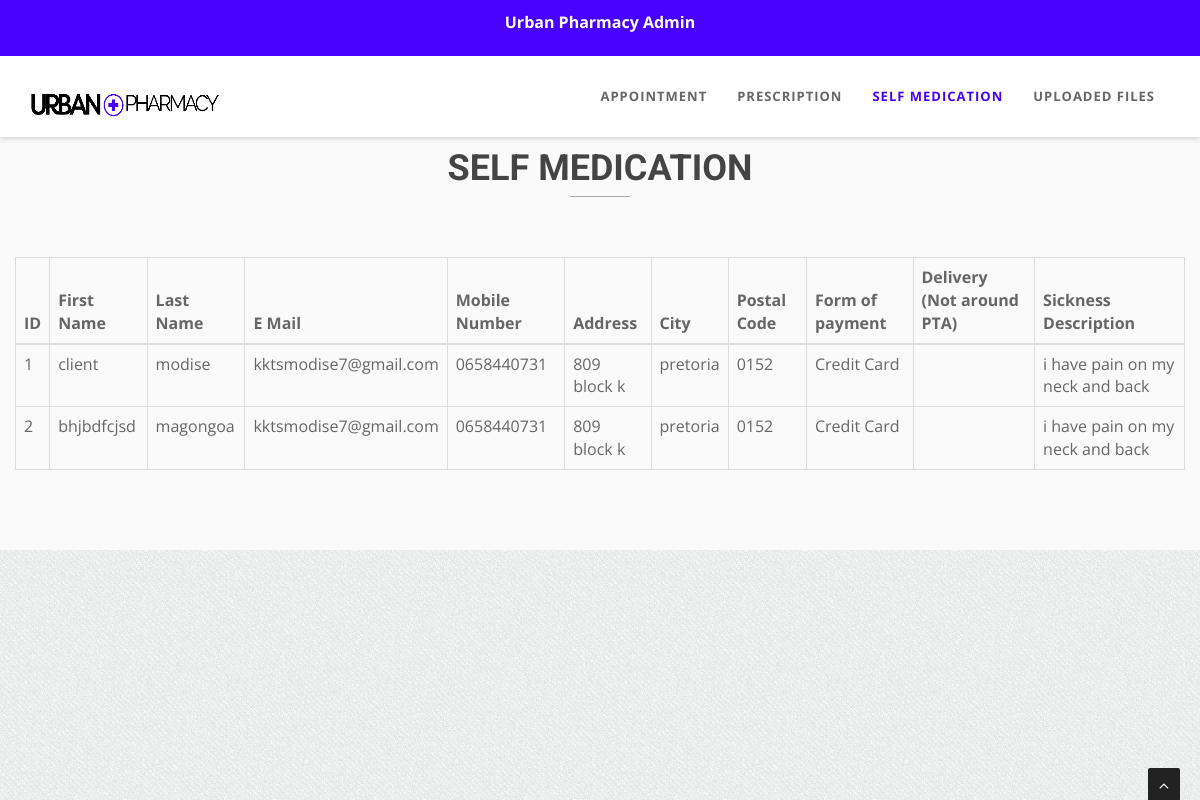
The app's page /admin_self.php with its own data.
### tables this page shows
CREATE TABLE `self` (
  `id` int(11) NOT NULL,
  `name` varchar(50) NOT NULL,
  `surname` varchar(50) NOT NULL,
  `email` varchar(30) NOT NULL,
  `phone` varchar(10) NOT NULL,
  `stName_No` varchar(255) NOT NULL,
  `city` varchar(50) NOT NULL,
  `psCode` varchar(4) NOT NULL,
  `formOfPayment` varchar(50) NOT NULL,
  `delivery` varchar(3) NOT NULL,
  `selfMed` varchar(255) NOT NULL
);

### admin_self.php (the view, shortened to what this page needs)
<?php
    $host='localhost';
    $username='root';
    $password='';
    $dbname = "test";
    $conn=mysqli_connect($host,$username,$password,"$dbname");
?>
<!DOCTYPE php>
<php lang="en">
<head>
    <link href="css/bootstrap.min.css" rel="stylesheet" type="text/css">
    <link href="font-awesome/css/font-awesome.min.css" rel="stylesheet" type="text/css" />
	<link rel="stylesheet" type="text/css" href="plugins/cubeportfolio/css/cubeportfolio.min.css">
	<link href="css/nivo-lightbox.css" rel="stylesheet" />
	<link href="css/nivo-lightbox-theme/default/default.css" rel="stylesheet" type="text/css" />
	<link href="css/owl.carousel.css" rel="stylesheet" media="screen" />
    <link href="css/owl.theme.css" rel="stylesheet" media="screen" />
	<link href="css/animate.css" rel="stylesheet" />
    <link href="css/style.css" rel="stylesheet">
	<link id="bodybg" href="bodybg/bg1.css" rel="stylesheet" type="text/css" />
	<link id="t-colors" href="color/default.css" rel="stylesheet">
</head>
<body id="page-top" data-spy="scroll" data-target=".navbar-custom">
<div id="wrapper">
    <nav class="navbar navbar-custom navbar-fixed-top" role="navigation">
		<div class="top-area">
			<div class="container">
				<div class="row">
					<div class="col-sm-6 col-md-12">
					<p class="bold text-center">Urban Pharmacy Admin </p>
					</div>
				</div>
			</div>
		</div>
        <div class="container navigation">
            <div class="navbar-header page-scroll">
                <a class="navbar-brand" href="admin_index.php">
                    <img src="logo.png" alt="" width="190" height="55" />
                </a>
            </div>
            <div class="collapse navbar-collapse navbar-right navbar-main-collapse">
			  <ul class="nav navbar-nav">
				<li><a href="admin_index.php">APPOINTMENT</a></li>
				<li ><a href="admin_prescription.php">PRESCRIPTION</a></li>
				<li class="active"><a href="admin_self.php">SELF MEDICATION</a></li>
				<li><a href="admin_files.php">UPLOADED FILES</a></li>
			  </ul>
            </div>
        </div>
    </nav>
  <section id="pricing" class="home-section bg-gray paddingbot-60">
    <div class="container marginbot-50">
      <div class="row">
        <div class="col-lg-8 col-lg-offset-2">
          <div class="wow lightSpeedIn" data-wow-delay="0.1s">
          <div class="section-heading text-center">
          <h2 class="h-bold">SELF MEDICATION</h2>
          </div>
          </div>
          <div class="divider-short"></div>
        </div>
      </div>
    </div>
       <div class="container">
      <div class="row">
<div class="card shadow mb-8">
  <div class="card-body">
    <div class="table-responsive">
                    <?php
                    $result = mysqli_query($conn,"SELECT * FROM self");
                    ?>
                    <?php
                    if (mysqli_num_rows($result) > 0) {
                    ?>
                    <table class="table table-bordered" id="dataTable" width="100%" cellspacing="100">
							<thead>
							  <tr>
								<th> ID </th>
								<th> First Name </th>
								<th> Last Name </th>
								<th> E Mail </th>
								<th> Mobile Number </th>
								<th> Address </th>
								<th> City </th>
								<th> Postal Code </th>
								<th> Form of payment </th>
								<th> Delivery (Not around PTA) </th>
								<th> Sickness Description </th>
							  </tr>
							</thead>
                    <?php
                    while($row = mysqli_fetch_array($result)) {
                    ?>
                    <tr>
                        <td><?php echo $row["id"]; ?></td>
                        <td><?php echo $row["name"]; ?></td>
                        <td><?php echo $row["surname"]; ?></td>
						<td><?php echo $row["email"]; ?></td>
						<td><?php echo $row["phone"]; ?></td>
						<td><?php echo $row["stName_No"]; ?></td>
						<td><?php echo $row["city"]; ?></td>
						<td><?php echo $row["psCode"]; ?></td>
						<td><?php echo $row["formOfPayment"]; ?></td>
						<td><?php echo $row["Delivery (Not around PTA)"]; ?></td>
						<td><?php echo $row["selfMed"]; ?></td>
                    </tr>
                    <?php
                    }
                    ?>
                    </table>
                     <?php
                    }
                    else{
                        echo "No result found";
                    }
                    ?>
    </div>
  </div>
</div>
      </div>
            </div>
  </section>
<a href="admin_self.php" class="scrollup"><i class="fa fa-angle-up active"></i></a>
</body>
</php>

### css/style.css (style rules this page uses)
body { width: 100%; height: 100%; font-family: 'Open Sans', sans-serif; font-weight: 300; color: #666; background-color: #ddd; font-size: 16px; line-height: 1.6em; }
h2 { font-size: 36px; }
h1, h2, h3, h4, h5, h6 { margin: 0 0 30px; font-family: 'Roboto', sans-serif; font-weight: 400; color: #444; line-height: 1em; }
h1.h-bold,h2.h-bold,h3.h-bold ,h4.h-bold ,h5.h-bold ,h6.h-bold { font-weight: 700; }
p { margin: 0 0 20px; }
p.bold { font-weight: 700; }
a { color: #666; -webkit-transition: all .2s ease-in-out; -moz-transition: all .2s ease-in-out; transition: all .2s ease-in-out; }
.top-area { -webkit-transition: all .4s ease-in-out; -moz-transition: all .4s ease-in-out; transition: all .4s ease-in-out; width: 100%; color: #fff; padding-top: 10px; padding-bottom: 10px; }
.top-area p { margin-bottom: 10px; }
.navbar-brand { padding-top: 15px; margin-top: 5px; padding-bottom: 0; }
.navbar.navbar-custom { width: inherit; margin: 0 auto; padding-bottom:0; box-shadow: 0 0 3px rgba(0,0,0,0.12); box-shadow: 0 1px 6px rgba(0,0,0,.2); -webkit-box-shadow: 0 1px 6px rgba(0,0,0,.2); -moz-box-shadow: 0 1px 6px rgba(0,0,0,.2); -o-box-shadow: 0 1px 6px rgba(0,0,0,.2); }
.navbar.navbar-custom .navigation { padding-bottom: 15px; }
.navbar { margin-bottom: 0; border-bottom: 1px solid rgba(255,255,255,.3); }
.navbar-brand { font-weight: 700; }
.navbar.navbar-custom.navbar-fixed-top { background: #fff; }
.navbar.navbar-custom { padding-top: 0; }
.navbar.navbar-custom ul.nav.navbar-nav { margin-top: 15px; -webkit-transition: all .4s ease-in-out; -moz-transition: all .4s ease-in-out; transition: all .4s ease-in-out; }
.navbar-custom ul.nav li a { font-size: 13px; letter-spacing: 1px; color: #666; text-transform: uppercase; font-weight: 700; background: transparent; }
.navbar-custom.navbar-fixed-top .nav li a:hover, .navbar-custom.navbar-fixed-top .nav li a:focus, .navbar-custom.navbar-fixed-top .nav li.active a, .navbar-custom.navbar-fixed-top .nav li.active { outline: 0; background: none; }
.divider-short { display: block; width: 60px; height: 1px; margin: 0 auto; margin-bottom: 10px; }
.marginbot-50 { margin-bottom:50px !important; }
.paddingbot-60 { padding-bottom:60px !important; }
.home-section { padding-top: 150px; display:block; position:relative; z-index:120; background-color: #fff; }
.section-heading h2 { margin-bottom: 10px; }
.divider-short,.color-dark .divider-short,.bg-gray .divider-short { background: #aaa; }
.bg-gray { background: #fafafa; }
.scrollup { position:fixed; width:32px; height:32px; bottom:0px; right:20px; background: #222; -webkit-border-radius: 2px 2px 0 0; -moz-border-radius: 2px 2px 0 0; border-radius: 2px 2px 0 0; }
a.scrollup { outline:0; text-align: center; }
a.scrollup i { margin-top: 10px; color: #fff; }

### bodybg/bg1.css (style rules this page uses)
body { background: url(../img/bodybg/bg1.png) repeat left top; }

### color/default.css (style rules this page uses)
.top-area { background: #4800ff; }
.navbar-custom.top-nav-collapse .nav li a:hover, .navbar-custom .nav li a:hover, .navbar-custom .nav li.active a,.navbar-custom.top-nav-collapse .nav li.active a { color: #4800ff; }

### records on screen
self: id "1", name "client", surname "modise", email "kktsmodise7@gmail.com", phone "0658440731", stName_No "809 block k", city "pretoria", psCode "0152", formOfPayment "Credit Card", selfMed "i have pain on my neck and back"
self: id "2", name "bhjbdfcjsd", surname "magongoa", email "kktsmodise7@gmail.com", phone "0658440731", stName_No "809 block k", city "pretoria", psCode "0152", formOfPayment "Credit Card", selfMed "i have pain on my neck and back"
